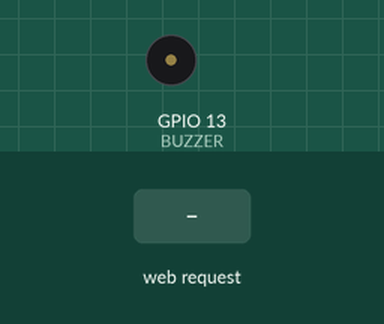
Recording of a sketch running on a simulated ESP32. On the bench: buzzer (waves = sounding, pin HIGH). Inputs (shaded band) come from the test bench. WiFi joins after 1.5 s; servers stay silent unless stated; what the sketch prints to the serial monitor is not drawn.

Above: at 2.7 s.
2.8 s: HTTP request GET /alert received
At 3.15 s:
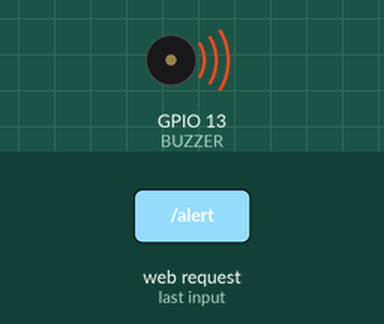
5.8 s: HTTP request GET /ack received
At 5.8 s:
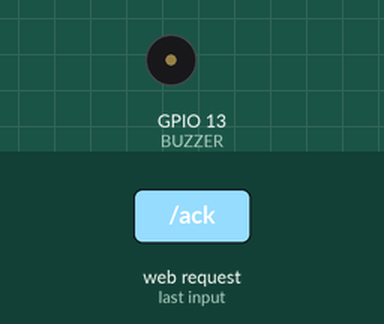
7.3 s: HTTP request GET /alert?bed=1 received
At 7.65 s:
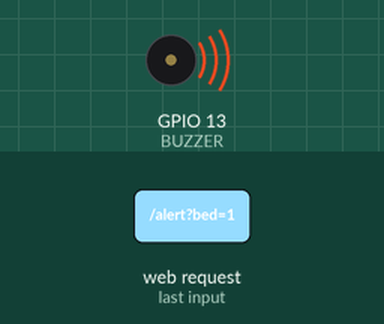
Timing chart, 0 to 16.3 s (numbered marks = the images above; inputs shaded):
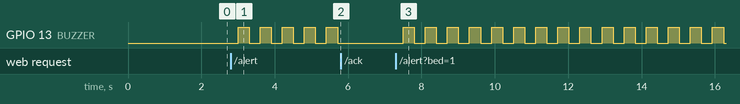

Measured:
- after the input at 2.8 s, GPIO 13 (BUZZER): alternates HIGH for 0.30 s and LOW for 0.30 s, starting after 0.20 s
- after the input at 5.8 s, GPIO 13 (BUZZER): stops changing and stays LOW
- after the input at 7.3 s, GPIO 13 (BUZZER): alternates HIGH for 0.30 s and LOW for 0.30 s, starting after 0.20 s

The sketch:

reciver.esp2.ino
```cpp
#include <WiFi.h>
#include <WebServer.h>
#include <WiFiClientSecure.h>

// ===== WiFi =====
const char* ssid = "ICU_NET";
const char* password = "12345678";

// ===== Telegram =====
const char* botToken = "8637984521:AAGgtBl5fpe_Xqy3uZENG2Ixdou1-Ez6Acs";
const char* chatID   = "8395443764";

// ===== Server =====
WebServer server(80);

// ===== Buzzer =====
const int BUZZER = 13;

// ===== State =====
bool alert = false;
bool buzzerOn = false;
unsigned long lastBeep = 0;
bool buzzerState = false;

// ===== Patient Data =====
String bedNo = "";
String wardNo = "";
String patientName = "";
String alertMsg = "";

// ===== TELEGRAM =====
void sendTelegram(String msg) {
  WiFiClientSecure client;
  client.setInsecure();

  msg.replace(" ", "%20");
  msg.replace("\n", "%0A");

  String url = "/bot" + String(botToken) +
               "/sendMessage?chat_id=" + chatID +
               "&text=" + msg;

  if (client.connect("api.telegram.org", 443)) {
    client.println("GET " + url + " HTTP/1.1");
    client.println("Host: api.telegram.org");
    client.println("Connection: close");
    client.println();
  }
}

// ===== MODERN UI PAGE =====
String page() {
  String p = R"rawliteral(
  <!DOCTYPE html>
  <html>
  <head>
    <meta name="viewport" content="width=device-width, initial-scale=1.0">
    <title>ICU Monitor</title>

    <style>
      body {
        margin: 0;
        font-family: Arial, sans-serif;
        background: #0b0f14;
        color: white;
        display: flex;
        justify-content: center;
        align-items: center;
        height: 100vh;
      }

      .container {
        width: 90%;
        max-width: 420px;
        background: rgba(255,255,255,0.06);
        border-radius: 18px;
        padding: 20px;
        box-shadow: 0 0 25px rgba(0,0,0,0.6);
        backdrop-filter: blur(10px);
        text-align: center;
      }

      h1 {
        margin: 0;
        font-size: 22px;
      }

      .normal {
        color: #00ff88;
        text-shadow: 0 0 10px #00ff88;
      }

      .alert {
        color: #ff3b3b;
        text-shadow: 0 0 12px #ff3b3b;
      }

      .card {
        margin-top: 15px;
        padding: 15px;
        background: rgba(255,255,255,0.05);
        border-radius: 12px;
        text-align: left;
      }

      .label {
        color: #aaa;
        font-size: 13px;
      }

      .value {
        font-size: 16px;
        margin-bottom: 10px;
      }

      .btn {
        margin-top: 15px;
        padding: 12px;
        width: 100%;
        border: none;
        border-radius: 12px;
        background: linear-gradient(135deg, #ff3b3b, #ff7b00);
        color: white;
        font-size: 16px;
        cursor: pointer;
      }

      .btn:hover {
        opacity: 0.9;
      }

      .status-bar {
        height: 4px;
        width: 100%;
        background: #222;
        margin-bottom: 15px;
        border-radius: 5px;
        overflow: hidden;
      }

      .status-fill {
        height: 100%;
        width: 100%;
        background: %STATUS_COLOR%;
      }
    </style>
  </head>

  <body>
    <div class="container">

      <div class="status-bar">
        <div class="status-fill"></div>
      </div>

      %CONTENT%

    </div>
  </body>
  </html>
  )rawliteral";

  String content;

  if (alert) {
    content = "<h1 class='alert'>EMERGENCY ALERT</h1>";

    content += "<div class='card'>";
    content += "<div class='label'>Bed No</div><div class='value'>" + bedNo + "</div>";
    content += "<div class='label'>Ward No</div><div class='value'>" + wardNo + "</div>";
    content += "<div class='label'>Patient</div><div class='value'>" + patientName + "</div>";
    content += "<div class='label'>Reason</div><div class='value'>" + alertMsg + "</div>";
    content += "</div>";

    content += "<a href='/ack'><button class='btn'>ACKNOWLEDGE</button></a>";

    p.replace("%STATUS_COLOR%", "#ff3b3b");
  }
  else {
    content = "<h1 class='normal'>SYSTEM NORMAL</h1>";
    content += "<p style='color:#aaa'>All ICU systems are stable</p>";

    p.replace("%STATUS_COLOR%", "#00ff88");
  }

  p.replace("%CONTENT%", content);

  return p;
}

// ===== HANDLERS =====
void handleRoot() {
  server.send(200, "text/html", page());
}

void handleAlert() {
  if (server.hasArg("bed")) bedNo = server.arg("bed");
  if (server.hasArg("ward")) wardNo = server.arg("ward");
  if (server.hasArg("name")) patientName = server.arg("name");
  if (server.hasArg("msg")) alertMsg = server.arg("msg");

  alert = true;
  buzzerOn = true;

  String msg = "ICU ALERT!\n";
  msg += "Bed: " + bedNo + "\n";
  msg += "Ward: " + wardNo + "\n";
  msg += "Patient: " + patientName + "\n";
  msg += "Reason: " + alertMsg;

  sendTelegram(msg);

  server.send(200, "text/plain", "OK");
}

void handleAck() {
  alert = false;
  buzzerOn = false;
  digitalWrite(BUZZER, LOW);

  server.sendHeader("Location", "/");
  server.send(302, "text/plain", "");
}

// ===== SETUP =====
void setup() {
  Serial.begin(115200);
  pinMode(BUZZER, OUTPUT);

  WiFi.begin(ssid, password);
  while (WiFi.status() != WL_CONNECTED) delay(500);

  Serial.println(WiFi.localIP());

  server.on("/", handleRoot);
  server.on("/alert", handleAlert);
  server.on("/ack", handleAck);

  server.begin();
}

// ===== LOOP =====
void loop() {
  server.handleClient();

  if (buzzerOn) {
    if (millis() - lastBeep > 300) {
      buzzerState = !buzzerState;
      digitalWrite(BUZZER, buzzerState);
      lastBeep = millis();
    }
  }
}
```
